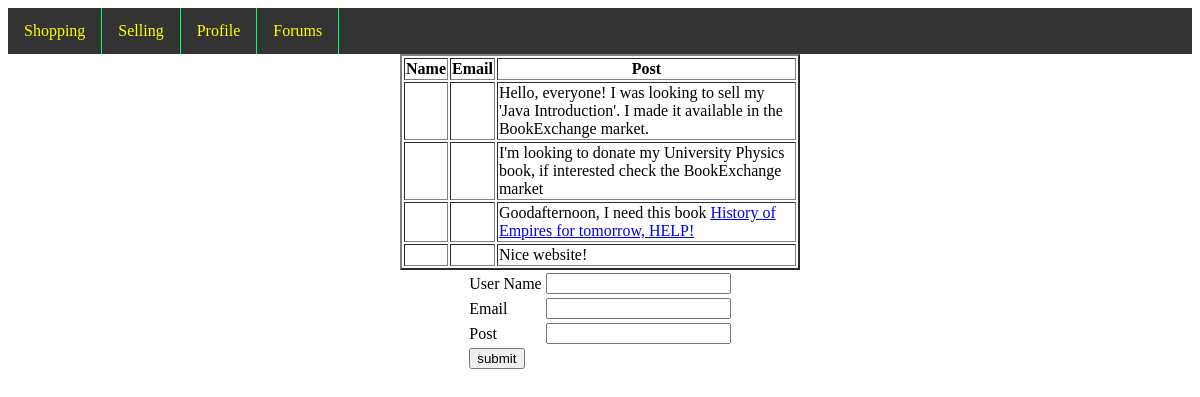
The page /forums.php on the database its author committed.
### tables this page shows
CREATE TABLE forum (
    poster_id INT(10) NOT NULL,
    poster_name VARCHAR(50) NOT NULL,
    post VARCHAR(250) NOT NULL,
    post_time DATETIME NULL
);

### forums.php (the view, shortened to what this page needs)
<!doctype html>
<html>
<head>
</head>
<body>
<?php
	include("MainMenu.php");
?>
<?php
	include("Connect_Database.php");
?>
<?php
	$selectForums = "select * from forum;";
	$results = mysqli_query($connect, $selectForums);
?>
	<table align="center" border="2" width=400>
	<tr>
		<th>
			Name
		</th>
		<th>
			Email
		</th>
		<th>
			Post
		</th>
	</tr>
<?php
while($row = mysqli_fetch_assoc($results))
{
	print "<tr>";
	print "<td>";
	print "</td>";
	print "<td>";
	print "</td>";
	print "<td>";
	print ($row["post"]);
	print "</td>";
	print "</tr>";
}
?>
</table>
<form action= "forumsinsert.php" method = "post">
<table align="center">
<tr>
<td>
User Name
</td>
<td>
<input type="text" name="name" value="<?php print $_SESSION['name']?>"/>
</td>
</tr>
<tr>
<td>
Email
</td>
<td>
<input type="text" name= "email" value="<?php print $_SESSION['email']?>"/>
</td>
</tr>
<tr>
<td>
Post
</td>
<td>
<input type="text" name= "post" />
</td>
</tr>
<tr>
<td>
<input type="submit" value="submit"/>
</td>
</tr>
</form>
</body>
</html>

### rows shown on the page
forum: post "Hello, everyone! I was looking to sell my 'Java Introduction'. I made it available in the BookExchange market."
forum: post "I'm looking to donate my University Physics book, if interested check the BookExchange market"
forum: post "Goodafternoon, I need this book for tomorrow, HELP! History of Empires"
forum: post "Nice website!"
